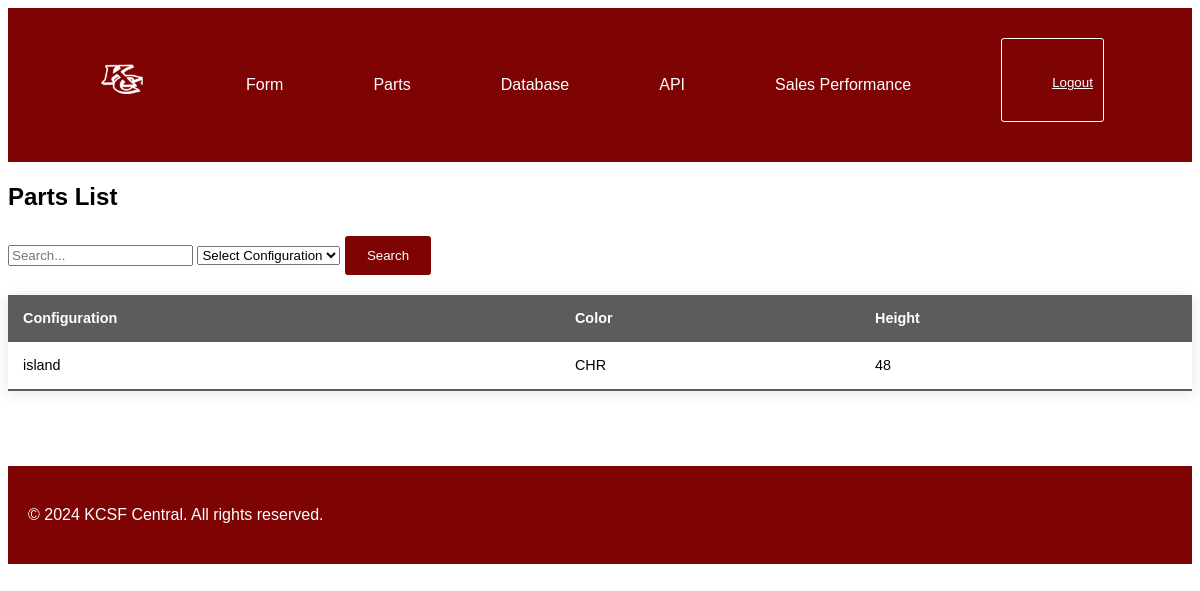
/parts/ (signed in), run on an earlier commit of the app's database.
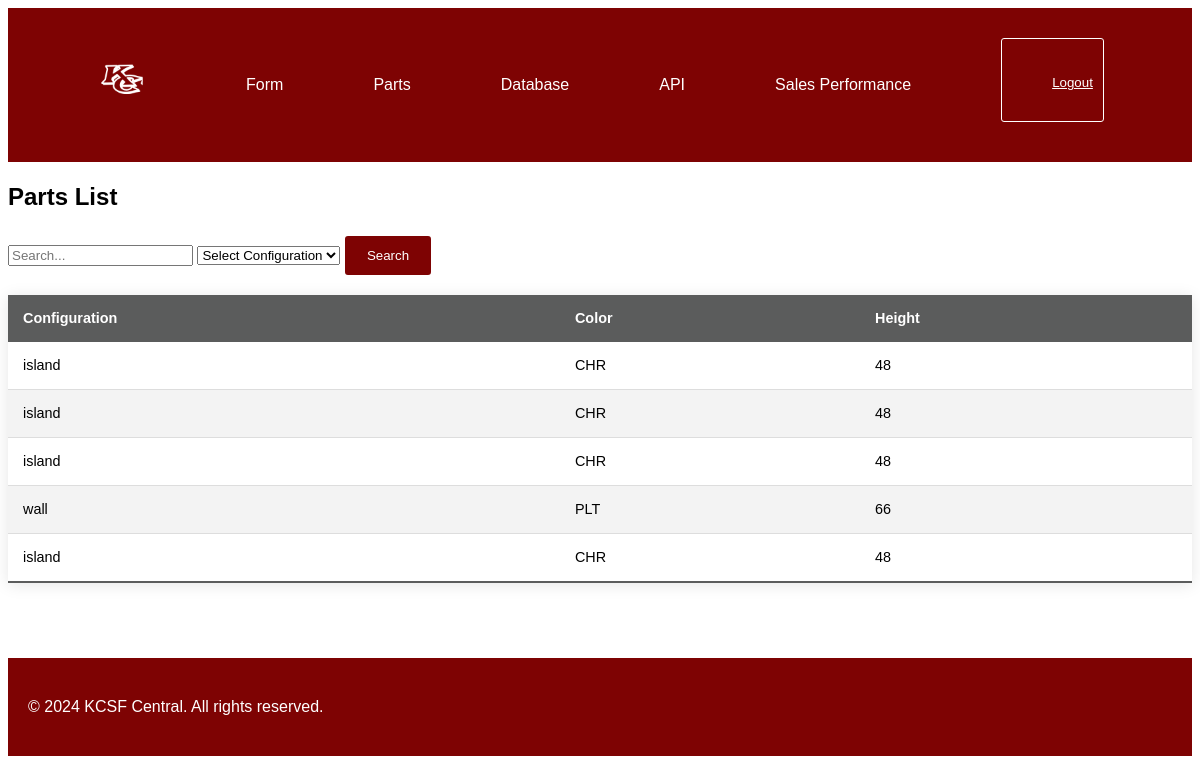
And on a later commit of the database.
### myapp/models.py (models this page shows)
class GondolaShelving(models.Model):
    CONFIGURATION_CHOICES = [('island', 'Island/Gondola (double-sided)'), ('wall', 'Wall (single-sided)')]
    COLOR_CHOICES = [('CHR', 'CHR'), ('PLT', 'PLT')]
    PANEL_TYPE_CHOICES = [('pegboard', 'Pegboard'), ('solid', 'Solid')]
    UPPER_SHELF_QUANTITY = [('0', '0'), ('1', '1'), ('2', '2'), ('3', '3'), ('4', '4'), ('5', '5'), ('6', '6')]
    SHELF_TYPE_CHOICES = [('TL', 'Tilt-in'), ('DL', 'Drop-in')]
    HEIGHT_CHOICES = [('48', '48 inches'), ('54', '54 inches'), ('60', '60 inches'), ('66', '66 inches'), ('72', '72 inches'), ('78', '78 inches'), ('84', '84 inches'), ('90', '90 inches'), ('96', '96 inches')]
    SIDE_A_BASE_WIDTH_CHOICES = [('13', '13 inches'), ('16', '16 inches'), ('19', '19 inches'), ('22', '22 inches'), ('25', '25 inches'), ('28', '28 inches'), ('31', '31 inches')]
    SIDE_B_BASE_WIDTH_CHOICES = [('13', '13 inches'), ('16', '16 inches'), ('19', '19 inches'), ('22', '22 inches'), ('25', '25 inches'), ('28', '28 inches'), ('31', '31 inches')]
    UPPER_SHELF_DEPTH_CHOICES = [('13', '13 inches'), ('16', '16 inches'), ('19', '19 inches'), ('22', '22 inches'), ('25', '25 inches'), ('28', '28 inches'), ('31', '31 inches')]
    BASE_HEIGHT_CHOICES= [('06', '6 inches'), ('LB', 'Low Base')]
    configuration = models.CharField(max_length=10, choices=CONFIGURATION_CHOICES, default='island')
    color = models.CharField(max_length=3, choices=COLOR_CHOICES, default='CHR')
    side_a_back_panel_type = models.CharField(max_length=8, choices=PANEL_TYPE_CHOICES, default='pegboard')
    side_b_back_panel_type = models.CharField(max_length=8, choices=PANEL_TYPE_CHOICES, default='pegboard')
    height = models.CharField(max_length=3, choices=HEIGHT_CHOICES, default='48')
    side_a_base_width = models.CharField(max_length=3, choices=SIDE_A_BASE_WIDTH_CHOICES, default='13')
    side_b_base_width = models.CharField(max_length=3, choices=SIDE_B_BASE_WIDTH_CHOICES, default='13')
    upper_shelf_quantity = models.CharField(max_length=1, choices=UPPER_SHELF_QUANTITY, default='0')
    upper_shelf_type = models.CharField(max_length=2, choices=SHELF_TYPE_CHOICES, default='TL')
    upper_shelf_depth = models.CharField(max_length=3, choices=UPPER_SHELF_DEPTH_CHOICES, default='13')
    base_height = models.CharField(max_length=2, choices=BASE_HEIGHT_CHOICES, default='06')
    date_added = models.DateTimeField(auto_now_add=True)

### myapp/views.py (the view)
# urls.py: path('parts/', display_parts, name='display-parts'),
@login_required
def display_parts(request):
    query = request.GET.get('q', '')  # Get the search term from the URL
    filter_by = request.GET.get('filter', '')  # Get the filter option from the URL
    shelvings = GondolaShelving.objects.all()
    if query:
        shelvings = shelvings.filter(
            Q(configuration__icontains=query) |
            Q(color__icontains=query) |
            Q(height__icontains=query)
        )
    if filter_by:
        shelvings = shelvings.filter(configuration=filter_by)
    paginator = Paginator(shelvings, 10)  # Show 10 shelvings per page
    page_number = request.GET.get('page')
    page_obj = paginator.get_page(page_number)
    return render(request, 'parts.html', {'page_obj': page_obj, 'query': query, 'filter_by': filter_by})

### myapp/templates/parts.html (shortened to what this page needs)
{% extends 'base.html' %}
{% block content %}
<body>
    <h1>Parts List</h1>
    <form method="get">
        <input type="text" name="q" value="{{ query }}" placeholder="Search...">
        <select name="filter">
            <option value="">Select Configuration</option>
        </select>
        <button type="submit">Search</button>
    </form>
    {% if page_obj %}
        <table>
            <thead>
                <tr>
                    <th>Configuration</th>
                    <th>Color</th>
                    <th>Height</th>
                </tr>
            </thead>
            <tbody>
                {% for shelving in page_obj %}
                    <tr>
                        <td>{{ shelving.configuration }}</td>
                        <td>{{ shelving.color }}</td>
                        <td>{{ shelving.height }}</td>
                    </tr>
                {% endfor %}
            </tbody>
        </table>
    {% else %}
        <p>No shelving configurations found.</p>
    {% endif %}
</body>
{% endblock %}

What changed in the data, as far as the page shows it:
added GondolaShelving: configuration "island", color "CHR", height "48"
added GondolaShelving: configuration "island", color "CHR", height "48"
added GondolaShelving: configuration "wall", color "PLT", height "66"
added GondolaShelving: configuration "island", color "CHR", height "48"
